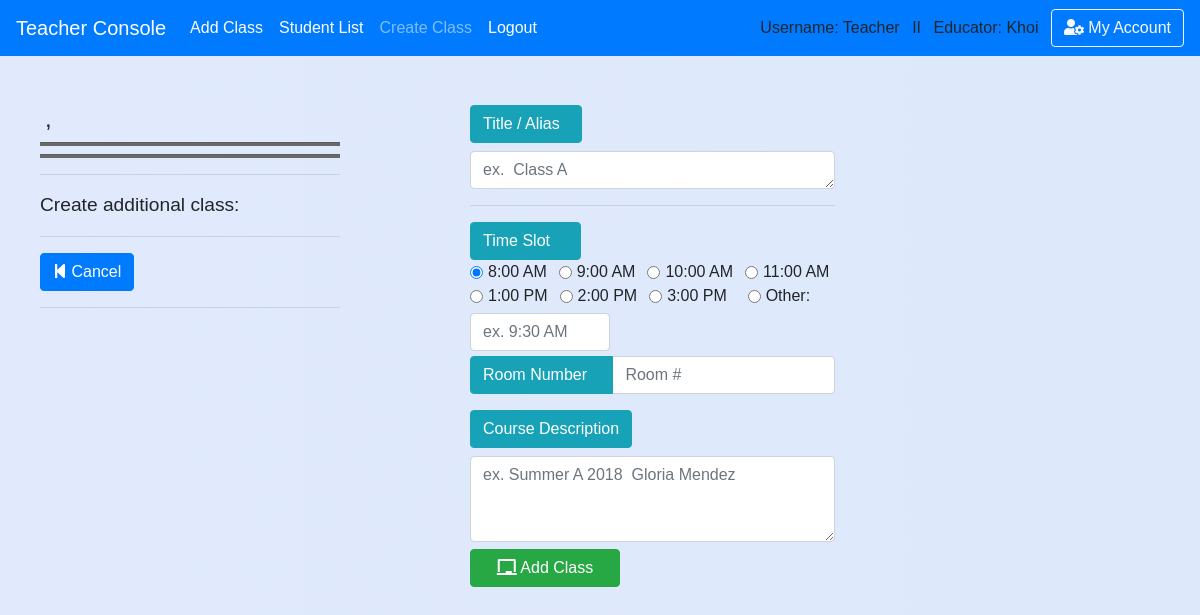
The app's page /teacher/classroom/add_classroom/7 (signed in), older data.
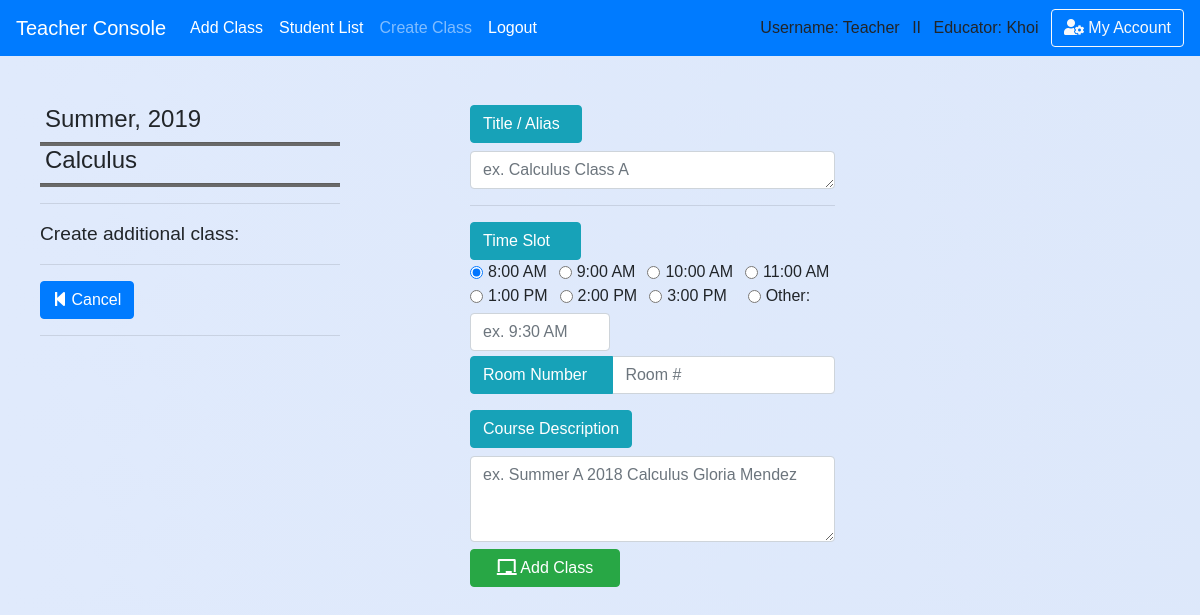
The same page, newer data.
### school_app/models.py (models this page shows)
class Course(models.Model):
    course_number = models.CharField(max_length=20,default='12345678')
    abbreviated_title = models.CharField(max_length=150,default='')
    course_title = models.CharField(max_length=250,default='') #,unique=True)
    maximum_credit = models.CharField(max_length=10,default='')
    semester = models.CharField(max_length=50,default='')
    year = models.CharField(max_length=4,default='')
    teacher_name = models.CharField(max_length=50,default='')
    description = models.CharField(max_length=450,default='')
    department = models.ForeignKey('Department',blank=True, null=True, on_delete = models.SET_NULL, related_name='belong_in_department')
    teacher = models.ForeignKey('Teacher',blank=True, null=True, on_delete = models.SET_NULL, related_name='course_by_teacher')
    create_date = models.DateField(auto_now_add=True , blank=True,null=True,)

### school_app/views_logged.py (the view, shortened to what this page needs)
# urls.py: path('teacher/classroom/add_classroom', views_logged.add_classroom, name='add_classroom'),
def add_classroom(request,course_id=None):
    if is_login(request) == False:
        return redirect('/login')
    if is_login(request) == True:
        if request.user.profile.is_teacher == False:
            messages.warning(request, "You don't have Instructor's Privilege!")
            return redirect('/')
        course = Course.objects.filter(id=course_id).first()
        return render(request,'teacher/classroom/add_classroom.html',
        {'course':course})

### school_app/views_functions.py (called while the page is built)
def is_login(request):
    if not request.user.is_authenticated:
        messages.warning(request, "Please Login or Create an Account.")
        return False
    return True

### school_app/templates/teacher/classroom/add_classroom.html (shortened to what the changed rows need)
{% extends 'base.html' %}
{% block content %}
<br>
<div class="container" style='padding-top:25px; padding-left:20px'>
         <div class="panel panel-login">
        <div class="panel-body">
          <div class="row">
        <div style="width: 400px">
          <div style='width:300px'>
        <h4 style='padding-left: 5px'>{{ course.semester }}, {{ course.year }}</h4>
        <hr class='hr-line'/>
        <h4 style='padding-left: 5px'>{{course.course_title}}</h4>
        <hr class='hr-line'/>
        <hr style="text-align:left;margin-left:0;height:0px;padding: 0px"/>
        <big>Create additional class:</big>
        <hr style="text-align:left;margin-left:0;height:0px;padding: 0px"/>
        <a class="btn btn-primary" href='{% url "classroom_view" course_id=course.id %}'><i class="fas fa-step-backward"></i> Cancel </a></a>
        <hr style="text-align:left;margin-left:0;height:0px;padding: 0px"/>
        </div>
        </div>
    <form action="/teacher/classroom/add_classroom", method="post", id=''> {% csrf_token %}
        <div class="input-group mb-3" style='width:400px' >
        <div>
        <div class="input-group-prepend">
          <label class="btn btn-info" for='' >Title / Alias &nbsp</label>
        </div>
          <textarea class="form-control" style='width:365px' name='course_title' id="" rows="1" cols='40' placeholder="ex. {{course.course_title}} Class A" data-toggle="popover" title="" data-content="For your reference only"required></textarea>
          <hr/>
          <button class="btn btn-info" >Time Slot &nbsp&nbsp&nbsp</button>
          </div>
          <br>
          <br><br>
        <div>
          <label class="btn btn-info" for='description' >Course Description</label>
          <textarea class="form-control" style='width:365px' name='description' id="" rows="3" cols='40' placeholder="ex. Summer A 2018 {{course.course_title}} Gloria Mendez" data-toggle="popover" title="" data-content="Briefly describe your Course"required></textarea>
          <button style='width:150px' class="btn btn-md btn-success btn-block text-center"><i class="fas fa-chalkboard"></i> Add Class</button>
        </div>
        </div>
    </form>
{% endblock %}

Row changes from the older to the newer data that the page shows:
added Course: semester "Summer", year "2019", course_title "Calculus", course_title "ex. Calculus Class A", description "ex. Summer A 2018 Calculus Gloria Mendez"
Text that changed along with them:
form field course_title: "ex. Class A" → (not shown)
form field description: "ex. Summer A 2018 Gloria Mendez" → (not shown)
